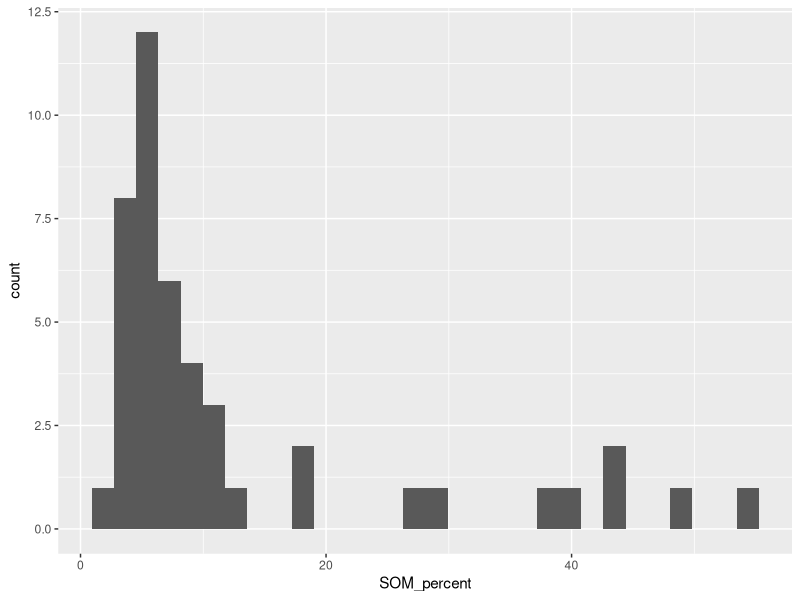
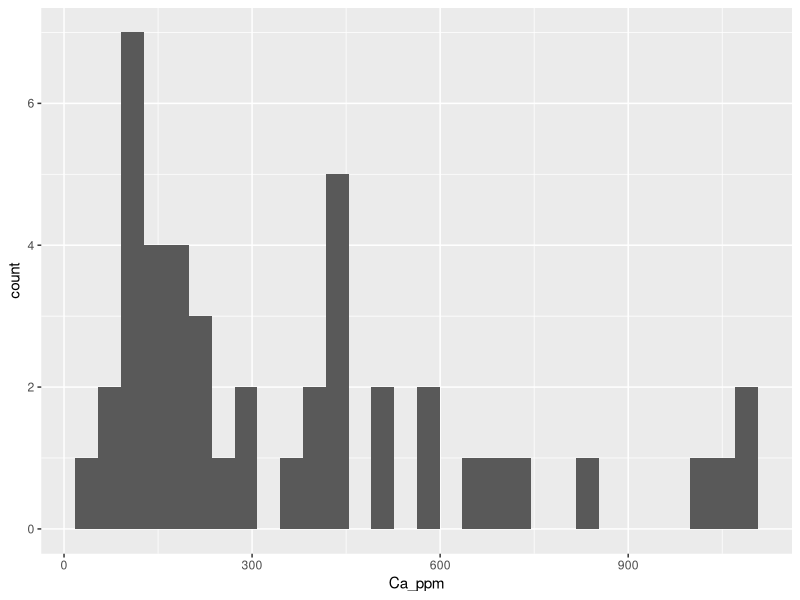
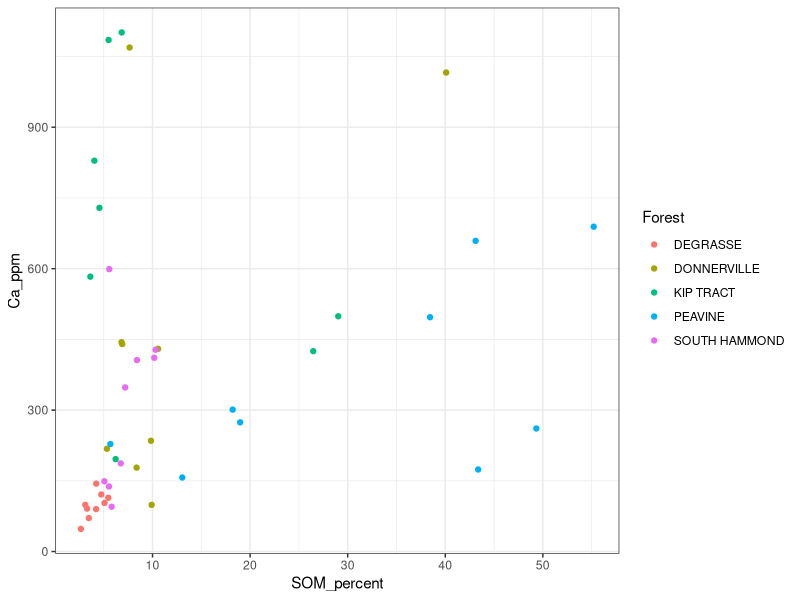
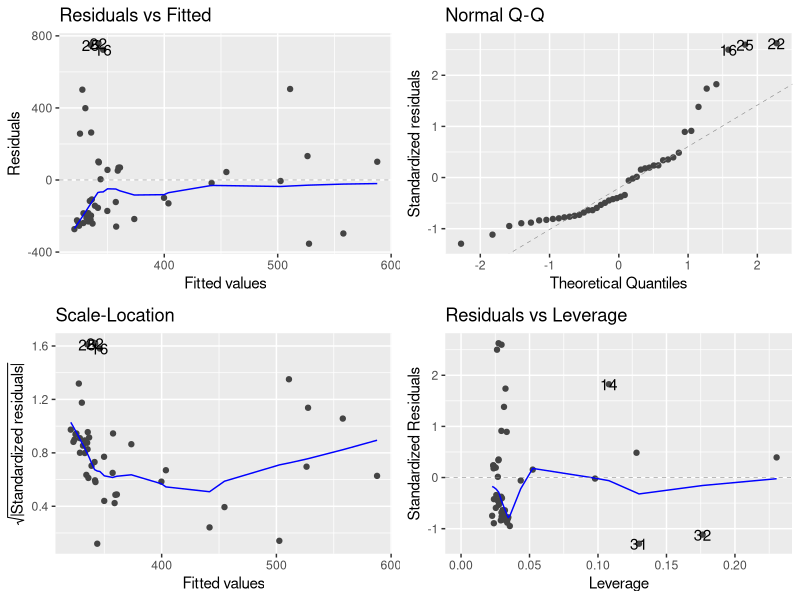
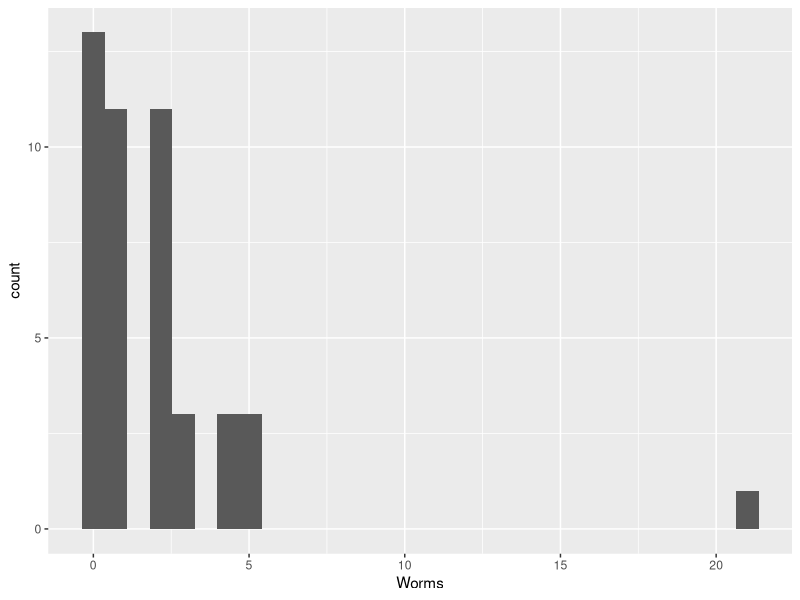
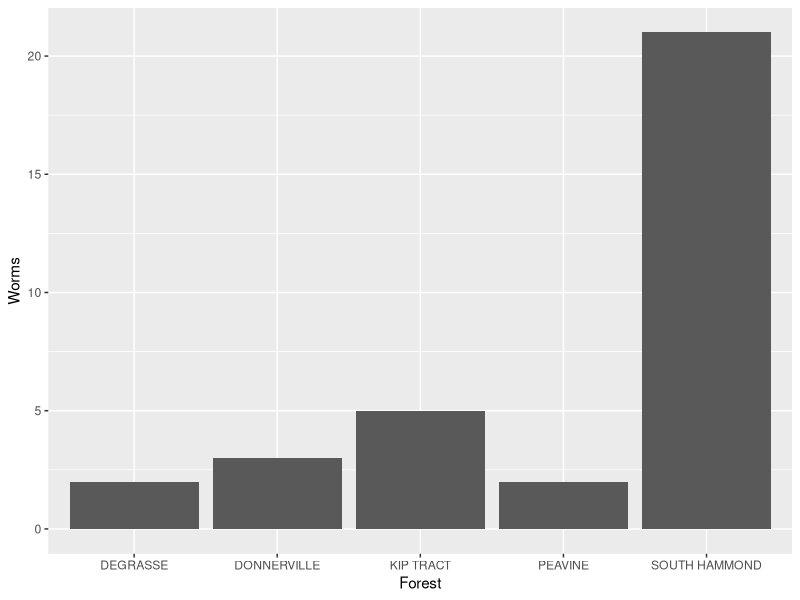
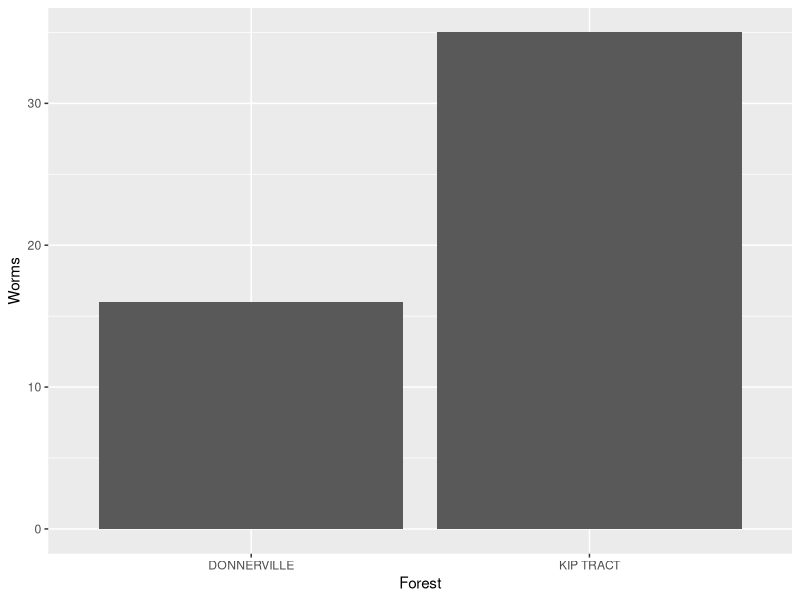
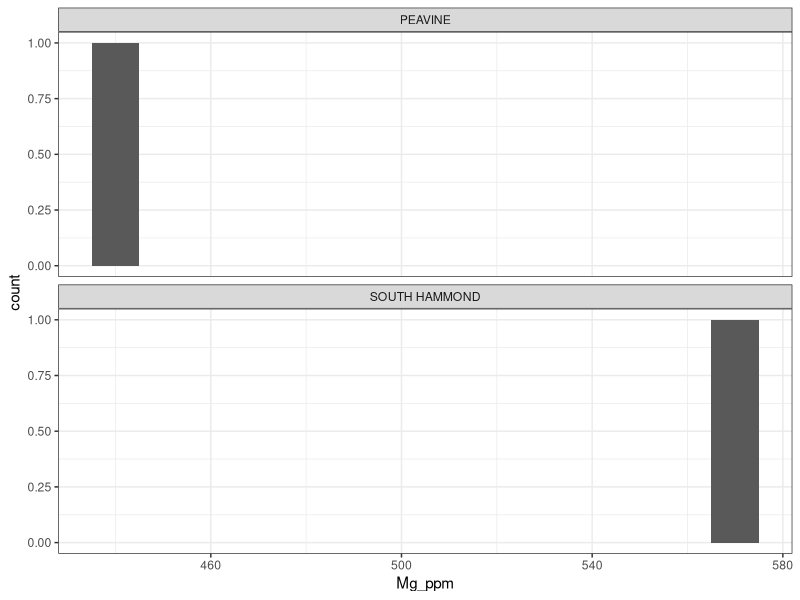

Write the R code that produced these figures, in order. (Note: this script raises an error after producing the figures.)
## ---- chunk 1
rm(list = ls())
library(tidyverse)
library(here)
library(ggfortify)
## ---- chunk 2
soil <- read.csv(here("Data", "soil_reduced-1.csv"), stringsAsFactors = TRUE)
## ---- chunk 3
levels(soil$Forest)
## ---- chunk 4
ggplot(soil, aes(x = SOM_percent)) + geom_histogram()
## ---- chunk 5
ggplot(soil, aes(x=Ca_ppm))+ geom_histogram()
## ---- chunk 6
summary(soil)
## ---- chunk 7
ggplot(soil,aes(x=SOM_percent, y=Ca_ppm, color=Forest))+
  geom_point()+
  theme_bw()
## ---- chunk 8
SOM_CA_mod <- lm(Ca_ppm~SOM_percent, data = soil)
## ---- chunk 9
autoplot(SOM_CA_mod)
## ---- chunk 10
anova(SOM_CA_mod)
## ---- chunk 11
summary(SOM_CA_mod)
## ---- chunk 12
ggplot(soil,aes(x=Worms))+
  geom_histogram()
#outlier on the right
## ---- chunk 13
ggplot(soil,aes(x=Forest,y=Worms))+geom_bar(stat='identity',position='dodge')+scale_fill_manual(values=c(black="black",red="red"))
## ---- chunk 14
soil2<-soil%>%
  filter(Forest=="DONNERVILLE"|Forest=="KIP TRACT")%>%
  group_by(Forest)%>%
  summarise(Worms = sum(Worms))
## ---- chunk 15
ggplot(soil2,aes(x=Forest,y=Worms))+geom_bar(stat='identity',position='dodge')+scale_fill_manual(values=c(black="black",red="red"))
## ---- chunk 16
soil2.mat<-xtabs(Worms~Forest,data=soil2)
soil2.mat
## ---- chunk 17
soil2.chi<-chisq.test(soil2.mat)
names(soil2.chi)
soil2.chi$expected
soil2.chi
## ---- chunk 18
soil3<-soil%>%
  filter(Forest=="PEAVINE"|Forest=="SOUTH HAMMOND")%>%
  group_by(Forest)%>%
  summarise(Mg_ppm= sum(Mg_ppm))
## ---- chunk 19
ggplot(soil3,aes(x=Mg_ppm))+geom_histogram(binwidth=10)+facet_wrap(~Forest,ncol=1)+theme_bw()
## ---- chunk 20
t.test(Mg_ppm~Forest,data=soil3)
## ---- chunk 21
ggplot(soil,aes(x=Forest,y=Zn_ppm))+
  geom_boxplot()+
  theme_bw()+
  coord_flip()
